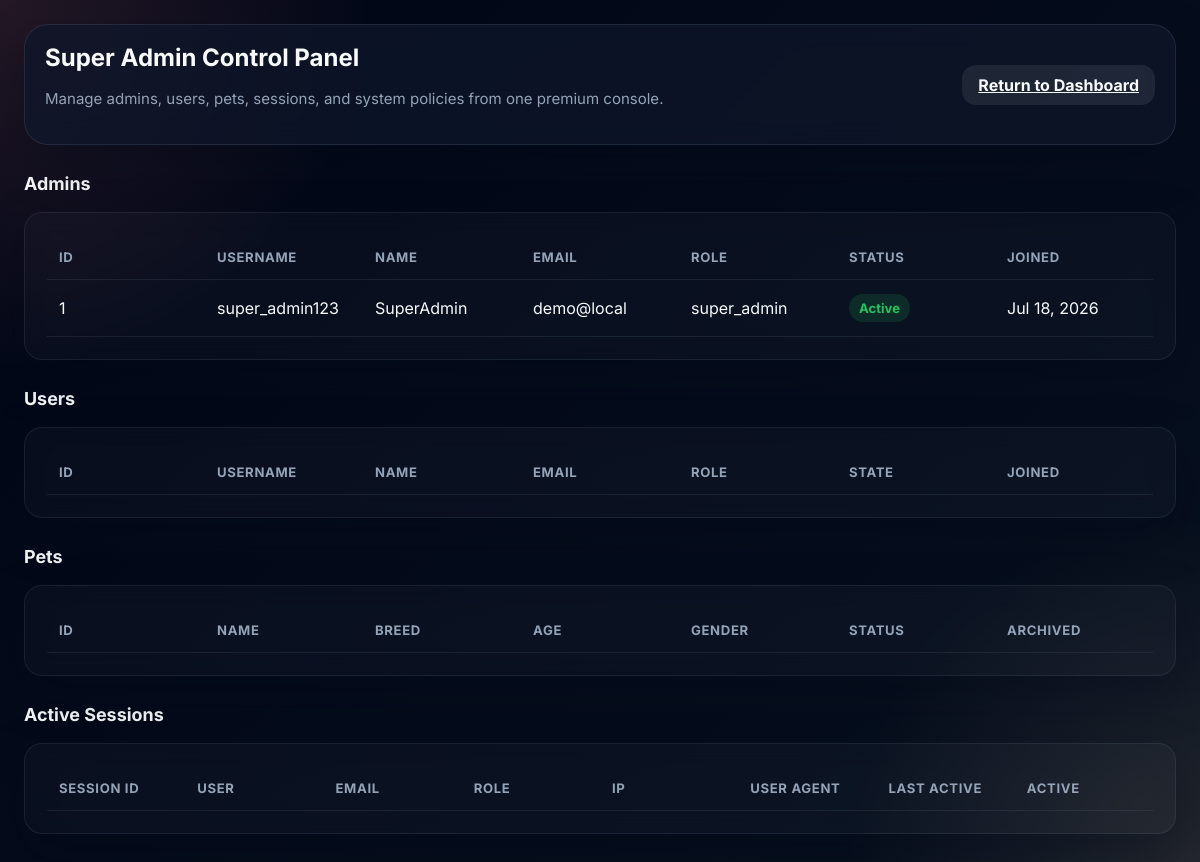
The app's page /super_admin_control_panel.php (signed in) with its own data.
### tables this page shows
CREATE TABLE IF NOT EXISTS `users` (
  `id` INT AUTO_INCREMENT PRIMARY KEY,
  `username` VARCHAR(80) DEFAULT NULL UNIQUE,
  `full_name` VARCHAR(150) NOT NULL,
  `first_name` VARCHAR(60) NOT NULL,
  `middle_name` VARCHAR(60) DEFAULT NULL,
  `last_name` VARCHAR(60) NOT NULL,
  `suffix` VARCHAR(60) DEFAULT NULL,
  `email` VARCHAR(150) NOT NULL UNIQUE,
  `password` VARCHAR(255) NOT NULL,
  `address` VARCHAR(255) DEFAULT NULL,
  `phone` VARCHAR(50) DEFAULT NULL,
  `contact_preference` VARCHAR(20) DEFAULT NULL,
  `role` VARCHAR(20) NOT NULL DEFAULT 'user',
  `is_suspended` TINYINT(1) NOT NULL DEFAULT 0,
  `is_deleted` TINYINT(1) NOT NULL DEFAULT 0,
  `is_verified` TINYINT(1) NOT NULL DEFAULT 0,
  `created_at` DATETIME DEFAULT CURRENT_TIMESTAMP
);

### super_admin_control_panel.php (the view, shortened to what this page needs)
<?php
require_once __DIR__ . '/auth_helper.php';
function fetchRows($conn, $sql) {
    $rows = [];
    $result = $conn->query($sql);
    if ($result) {
        while ($row = $result->fetch_assoc()) {
            $rows[] = $row;
        }
    }
    return $rows;
}
$admins = fetchRows($conn, "SELECT id, username, full_name, email, role, is_verified, is_suspended, is_deleted, created_at FROM users WHERE role IN ('admin', 'super_admin', 'super') ORDER BY created_at DESC");
?>
<!DOCTYPE html>
<html lang="en">
<head>
</head>
<body>
<div class="container">
    <div class="header">
        <div>
            <h1>Super Admin Control Panel</h1>
            <p class="small-note">Manage admins, users, pets, sessions, and system policies from one premium console.</p>
        </div>
        <a class="btn btn-secondary" href="super_admin_dashboard.php">Return to Dashboard</a>
    </div>
    <section class="section">
        <h2>Admins</h2>
        <div class="card table-wrap">
            <table>
                <thead><tr><th>ID</th><th>Username</th><th>Name</th><th>Email</th><th>Role</th><th>Status</th><th>Joined</th></tr></thead>
                <tbody>
                <?php foreach ($admins as $admin): ?>
                    <tr>
                        <td><?php echo $admin['id']; ?></td>
                        <td><?php echo htmlspecialchars($admin['username']); ?></td>
                        <td><?php echo htmlspecialchars($admin['full_name']); ?></td>
                        <td><?php echo htmlspecialchars($admin['email']); ?></td>
                        <td><?php echo htmlspecialchars($admin['role']); ?></td>
                        <td><span class="status <?php echo $admin['is_suspended'] ? 'suspended' : ($admin['is_deleted'] ? 'deleted' : 'active'); ?>"><?php echo $admin['is_suspended'] ? 'Suspended' : ($admin['is_deleted'] ? 'Deleted' : 'Active'); ?></span></td>
                        <td><?php echo date('M d, Y', strtotime($admin['created_at'])); ?></td>
                    </tr>
                <?php endforeach; ?>
                </tbody>
            </table>
        </div>
    </section>
    <section class="section">
        <h2>Users</h2>
        <div class="card table-wrap">
            <table>
                <thead><tr><th>ID</th><th>Username</th><th>Name</th><th>Email</th><th>Role</th><th>State</th><th>Joined</th></tr></thead>
            </table>
        </div>
    </section>
    <section class="section">
        <h2>Pets</h2>
        <div class="card table-wrap">
            <table>
                <thead><tr><th>ID</th><th>Name</th><th>Breed</th><th>Age</th><th>Gender</th><th>Status</th><th>Archived</th></tr></thead>
            </table>
        </div>
    </section>
    <section class="section">
        <h2>Active Sessions</h2>
        <div class="card table-wrap">
            <table>
                <thead><tr><th>Session ID</th><th>User</th><th>Email</th><th>Role</th><th>IP</th><th>User Agent</th><th>Last Active</th><th>Active</th></tr></thead>
            </table>
        </div>
    </section>
</div>
</body>
</html>

### super_admin_control_panel.php (style rules this page uses)
:root { color-scheme: dark; --bg: #020617; --panel: rgba(15, 23, 42, 0.92); --text: #f8fafc; --muted: #94a3b8; --accent: #F2867E; --border: rgba(148, 163, 184, 0.16); --shadow: 0 18px 45px rgba(2, 8, 23, 0.35); }
* { box-sizing: border-box; }
body { margin:0; font-family:'Inter',sans-serif; color:var(--text); min-height:100vh; background: radial-gradient(circle at top left, rgba(242,134,126,.14), transparent 25%), radial-gradient(circle at bottom right, rgba(246,201,160,.12), transparent 24%), linear-gradient(135deg, #020617 0%, #07111f 100%); }
.container { max-width:1440px;margin:0 auto;padding:24px 24px 40px; }
.header { display:flex;flex-wrap:wrap;align-items:center;justify-content:space-between;gap:16px;margin-bottom:24px;padding:18px 20px;background:rgba(15,23,42,.72);border:1px solid var(--border);border-radius:24px;box-shadow:var(--shadow);backdrop-filter:blur(14px); }
.header h1 { margin:0;font-size:clamp(1.4rem,2vw,2rem); }
.card { background:var(--panel);border:1px solid var(--border);border-radius:24px;padding:22px;box-shadow:var(--shadow);backdrop-filter:blur(12px);transition:transform .18s ease,border-color .18s ease; }
.table-wrap { overflow-x:auto;border:1px solid rgba(148,163,184,.12);border-radius:18px;background:rgba(255,255,255,.025); }
table { width:100%;border-collapse:collapse;color:var(--text);table-layout:fixed;min-width:720px; }
th,td { padding:14px 12px;text-align:left;border-bottom:1px solid rgba(148,163,184,.12);overflow-wrap:anywhere;word-break:break-word; }
th { color:var(--muted);font-size:.82rem;text-transform:uppercase;letter-spacing:.05em; }
.btn { display:inline-flex;align-items:center;justify-content:center;padding:10px 16px;border-radius:14px;border:none;cursor:pointer;font-weight:700;transition:transform .18s ease,background .18s ease,box-shadow .18s ease; }
.btn-secondary { background:rgba(255,255,255,.08);color:var(--text); }
.status { display:inline-flex;padding:6px 10px;border-radius:999px;font-size:.82rem;font-weight:700; }
.status.active { background:rgba(34,197,94,.14);color:#22c55e; }
.section { margin-top:28px; }
.section h2 { margin-bottom:18px;font-size:1.12rem; }
.small-note { color:var(--muted);font-size:.94rem;line-height:1.6; }

### records on screen
users: id "1", username "super_admin123", full_name "SuperAdmin", email "demo@local", role "super_admin", is_suspended "Active", created_at "Jul 18, 2026"
